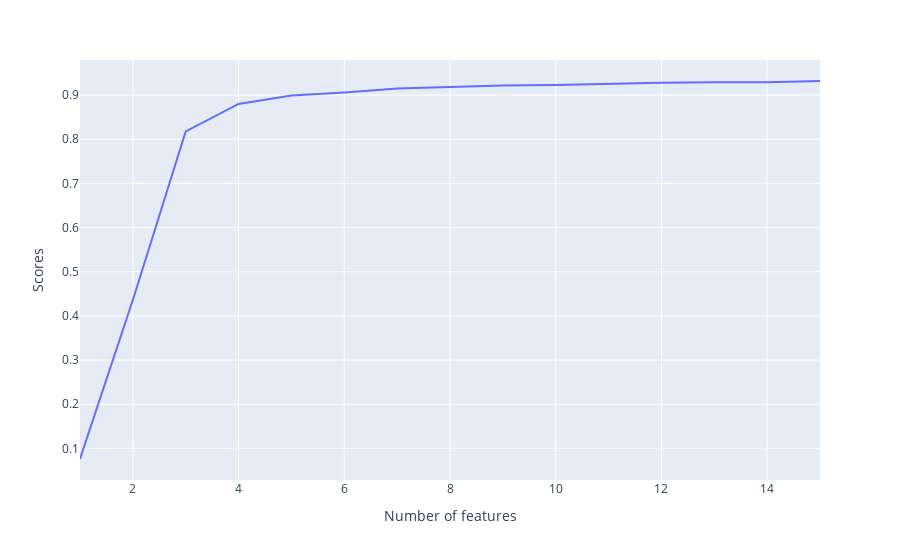

The cell this chart's notebook holds for it:
### Code cell
opt_feature_data[3]

### Figure 1 — Plotly figure (JSON) as saved in the notebook; plotly's stock layout.template omitted (floating-point values rounded to 4 significant figures)
{"data": [{"hovertemplate": "Number of features=%{x}<br>Scores=%{y}<extra></extra>", "legendgroup": "", "line": {"color": "#636efa", "dash": "solid"}, "mode": "lines", "name": "", "showlegend": false, "type": "scatter", "x": [1, 2, 3, 4, 5, 6, 7, 8, 9, 10, 11, 12, 13, 14, 15], "xaxis": "x", "y": [0.076, 0.436, 0.818, 0.88, 0.899, 0.906, 0.915, 0.918, 0.922, 0.923, 0.926, 0.928, 0.929, 0.929, 0.932], "yaxis": "y"}], "layout": {"legend": {"tracegroupgap": 0}, "margin": {"t": 60}, "xaxis": {"anchor": "y", "domain": [0, 1], "title": {"text": "Number of features"}}, "yaxis": {"anchor": "x", "domain": [0, 1], "title": {"text": "Scores"}}}}
